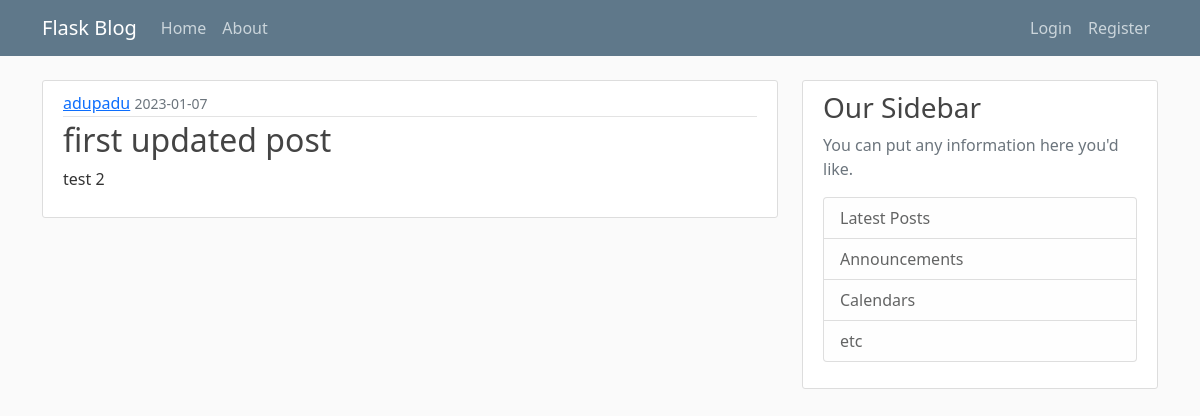
/post/1, run on an earlier commit of the app's database.
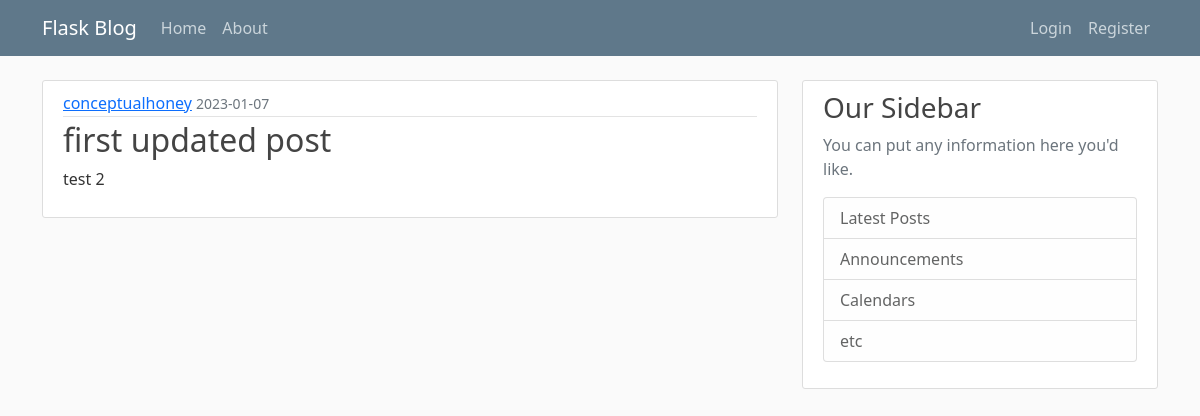
And on a later commit of the database.
### flaskblog/models.py (models this page shows, shortened)
class User(db.Model, UserMixin):
    id = db.Column(db.Integer, primary_key=True)
    username = db.Column(db.String(20), unique=True, nullable=False)
    email = db.Column(db.String(120), unique=True, nullable=False)
    image_file = db.Column(db.String(20), nullable=False, default='default.jpg')
    password = db.Column(db.String(60), nullable=False)
    posts = db.relationship('Post', backref='author', lazy=True)

class Post(db.Model):
    id = db.Column(db.Integer, primary_key=True)
    title = db.Column(db.String(100), nullable=False)
    date_posted = db.Column(db.DateTime, nullable=False, default=datetime.utcnow)
    content = db.Column(db.Text, nullable=False)
    user_id = db.Column(db.Integer, db.ForeignKey('user.id'), nullable=False)

### flaskblog/posts/routes.py (the view)
@posts.route("/post/<int:post_id>")
def post(post_id):
    post = Post.query.get_or_404(post_id)
    return render_template('post.html', title=post.title, post=post)

### flaskblog/templates/post.html (shortened to what this page needs)
{% extends "layout.html" %}
{% block content %}
    <article class="media content-section">
      <div class="media-body">
        <div class="article-metadata">
            <a class="mr-2" href="{{ url_for('users.user_posts', username=post.author.username) }}">{{ post.author.username }}</a>
          <small class="text-muted">{{ post.date_posted.strftime('%Y-%m-%d') }}</small>
        </div>
        <h2 class="article-title">{{ post.title }}</h2>
        <p class="article-content">{{ post.content }}</p>
      </div>
    </article>
{% endblock content %}

### flaskblog/templates/layout.html (shortened to what this page needs)
<!DOCTYPE html>
<html>
    <head>
    <link href="https://cdn.jsdelivr.net/npm/bootstrap@5.0.2/dist/css/bootstrap.min.css" rel="stylesheet">
    <link rel="stylesheet" type="text/css" href="{{ url_for('static', filename='main.css') }}">
    </head>
    <body>
        <header class="site-header">
            <nav class="navbar navbar-expand-md navbar-dark bg-steel fixed-top">
                <div class="container">
                    <a class="navbar-brand mr-4" href="/">Flask Blog</a>
                    <div class="collapse navbar-collapse" id="navbarToggle">
                        <div class="navbar-nav mr-auto">
                            <a class="nav-item nav-link" href="{{ url_for('main.home') }}">Home</a>
                            <a class="nav-item nav-link" href="{{ url_for('main.about') }}">About</a>
                        </div>
                        <div class="navbar-nav ms-auto">
                            {% if current_user.is_authenticated %}
                                <a class="nav-item nav-link" href="{{ url_for('posts.new_post') }}">New Post</a>
                                <a class="nav-item nav-link" href="{{ url_for('users.account') }}">Account</a>
                                <a class="nav-item nav-link" href="{{ url_for('users.logout') }}">Logout</a>
                            {% else %}
                                <a class="nav-item nav-link" href="{{ url_for('users.login') }}">Login</a>
                                <a class="nav-item nav-link" href="{{ url_for('users.register') }}">Register</a>
                            {% endif %}
                        </div>
                    </div>
                </div>
            </nav>
        </header>
        <main role="main" class="container">
            <div class="row">
                <div class="col-md-8">
                    {% block content %}{% endblock %}
                </div>
                <div class="col-md-4">
                    <div class="content-section">
                        <h3>Our Sidebar</h3>
                        <p class='text-muted'>You can put any information here you'd like.
                        <ul class="list-group">
                            <li class="list-group-item list-group-item-light">Latest Posts</li>
                            <li class="list-group-item list-group-item-light">Announcements</li>
                            <li class="list-group-item list-group-item-light">Calendars</li>
                            <li class="list-group-item list-group-item-light">etc</li>
                        </ul>
                        </p>
                    </div>
                </div>
            </div>
        </main>
    </body>
</html>

### flaskblog/static/main.css (style rules this page uses)
body { background: #fafafa; color: #333333; margin-top: 5rem; }
h1, h2, h3, h4, h5, h6 { color: #444444; }
.bg-steel { background-color: #5f788a; }
.site-header .navbar-nav .nav-link { color: #cbd5db; }
.content-section { background: #ffffff; padding: 10px 20px; border: 1px solid #dddddd; border-radius: 3px; margin-bottom: 20px; }
.article-title { color: #444444; }
.article-content { white-space: pre-line; }
.article-metadata { padding-bottom: 1px; margin-bottom: 4px; border-bottom: 1px solid #e3e3e3 }

What changed in the data, as far as the page shows it:
changed User: author.username "adupadu" → "conceptualhoney"
